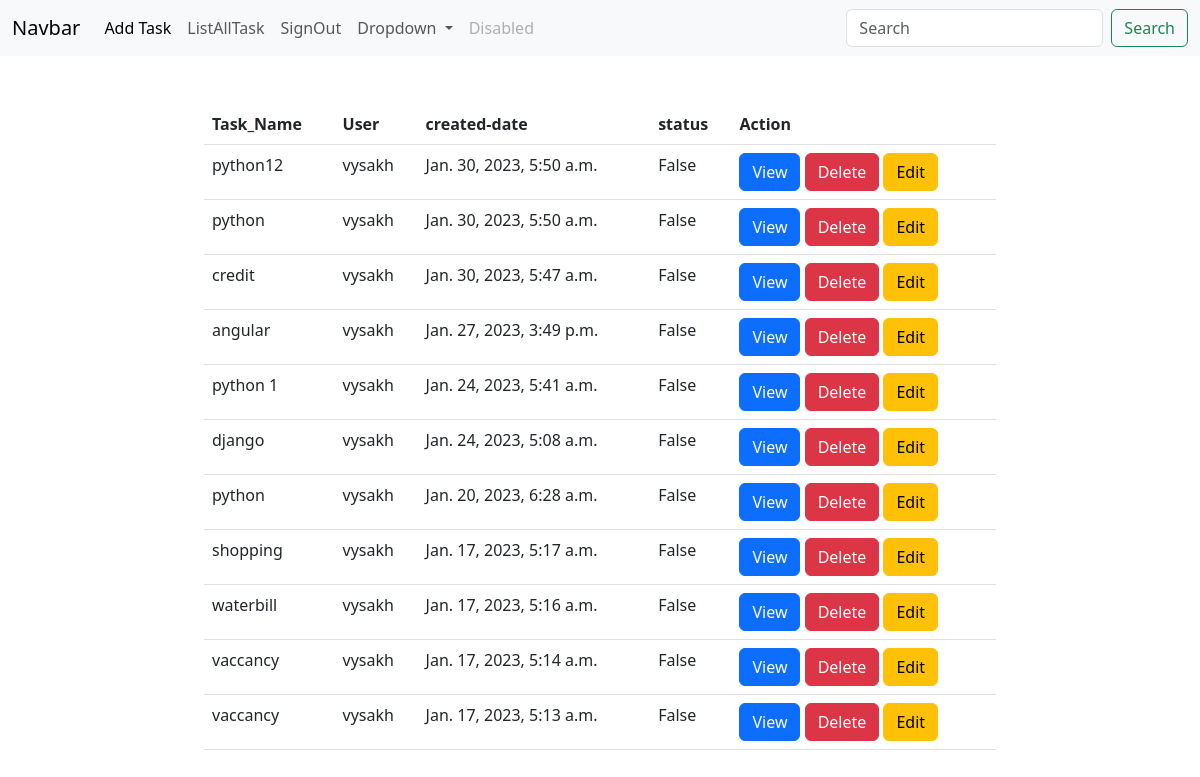
/tasks/all (signed in), run on the app's committed database.
### api/models.py (models this page shows, shortened)
class Tasks(models.Model):
    task_name=models.CharField(max_length=100)
    user=models.ForeignKey(User,on_delete=models.CASCADE)
    created_date=models.DateTimeField(auto_now_add=True)
    status=models.BooleanField(default=False)

### taskweb/views.py (the view)
# urls.py: path("tasks/all",views.TaskListView.as_view(),name="task-list"),
@method_decorator(signin_required,name="dispatch")
class TaskListView(View):
    def get(self,request,*args,**kwargs):
        qs=Tasks.objects.filter(user=request.user).order_by("-created_date")
        return render(request,"task-list.html",{"tasks":qs})

### taskweb/views.py (called while the page is built)
def signin_required(fn):
    def wrapper(request,*args,**kwargs):
        if not request.user.is_authenticated:
            return redirect("signin")
        else:
            return fn(request,*args,**kwargs)
    return wrapper

### taskweb/templates/task-list.html (shortened to what this page needs)
{%extends 'base.html'%}
{%block body%}
<div class="containers">
    <div class="row mt-5">
        <div class="col-2"></div>
        <div class="col-8">
            <table class="table">
                <tr>
                    <th>Task_Name</th>
                    <th>User</th>
                    <th>created-date</th>
                    <th>status</th>
                    <th>Action</th>
                </tr>
                    {%for t in tasks%}
                    <tr>
                        <td>{{t.task_name}}</td>
                        <td>{{t.user}}</td>
                        <td>{{t.created_date}}</td>
                        <td>{{t.status}}</td>
                        <td>
                            <a href="{%url 'task-detail' t.id%}" class="btn btn-primary">View</a>
                            <a href="{%url 'task-delete' t.id%}" class="btn btn-danger">Delete</a>
                            <a href="{%url 'task-edit' t.id%}" class="btn btn-warning">Edit</a>
                        </td>
                    </tr>
                    {%endfor%}
            </table>
        </div>
        <div class="col-2"></div>
        </div>
    </div>
{%endblock%}

### taskweb/templates/base.html (shortened to what this page needs)
<!DOCTYPE html>
<html lang="en">
<head>
    <link href="https://cdn.jsdelivr.net/npm/bootstrap@5.3.0-alpha1/dist/css/bootstrap.min.css" rel="stylesheet">
</head>
<body>
    <nav class="navbar navbar-expand-lg bg-body-tertiary">
        <div class="container-fluid">
          <a class="navbar-brand" href="#">Navbar</a>
          <div class="collapse navbar-collapse" id="navbarSupportedContent">
            <ul class="navbar-nav me-auto mb-2 mb-lg-0">
              <li class="nav-item">
                <a class="nav-link active" aria-current="page" href="{%url 'task-add'%}">Add Task</a>
              </li>
              <li class="nav-item">
                <a class="nav-link" href="{%url 'task-list'%}">ListAllTask</a>
              </li>
              <li class="nav-item">
                <a class="nav-link" href="{%url 'signout'%}">SignOut</a>
              </li>
              <li class="nav-item dropdown">
                <a class="nav-link dropdown-toggle" href="#" role="button" data-bs-toggle="dropdown" aria-expanded="false">
                  Dropdown
                </a>
              </li>
              <li class="nav-item">
                <a class="nav-link disabled">Disabled</a>
              </li>
            </ul>
            <form class="d-flex" role="search">
              <input class="form-control me-2" type="search" placeholder="Search" aria-label="Search">
              <button class="btn btn-outline-success" type="submit">Search</button>
            </form>
          </div>
        </div>
      </nav>
      {%block body%}
      {%endblock%}
</body>
</html>

### data on the page
Tasks: task_name "python12", user "vysakh", created_date "Jan. 30, 2023, 5:50 a.m.", status "False"
Tasks: task_name "python", user "vysakh", created_date "Jan. 30, 2023, 5:50 a.m.", status "False"
Tasks: task_name "credit", user "vysakh", created_date "Jan. 30, 2023, 5:47 a.m.", status "False"
Tasks: task_name "angular", user "vysakh", created_date "Jan. 27, 2023, 3:49 p.m.", status "False"
Tasks: task_name "python 1", user "vysakh", created_date "Jan. 24, 2023, 5:41 a.m.", status "False"
Tasks: task_name "django", user "vysakh", created_date "Jan. 24, 2023, 5:08 a.m.", status "False"
Tasks: task_name "python", user "vysakh", created_date "Jan. 20, 2023, 6:28 a.m.", status "False"
Tasks: task_name "shopping", user "vysakh", created_date "Jan. 17, 2023, 5:17 a.m.", status "False"
Tasks: task_name "waterbill", user "vysakh", created_date "Jan. 17, 2023, 5:16 a.m.", status "False"
Tasks: task_name "vaccancy", user "vysakh", created_date "Jan. 17, 2023, 5:14 a.m.", status "False"
Tasks: task_name "vaccancy", user "vysakh", created_date "Jan. 17, 2023, 5:13 a.m.", status "False"
